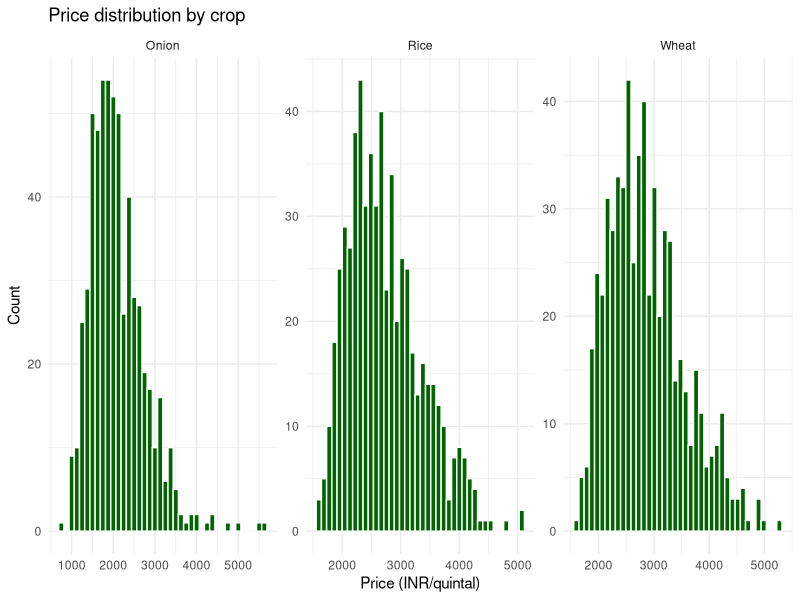
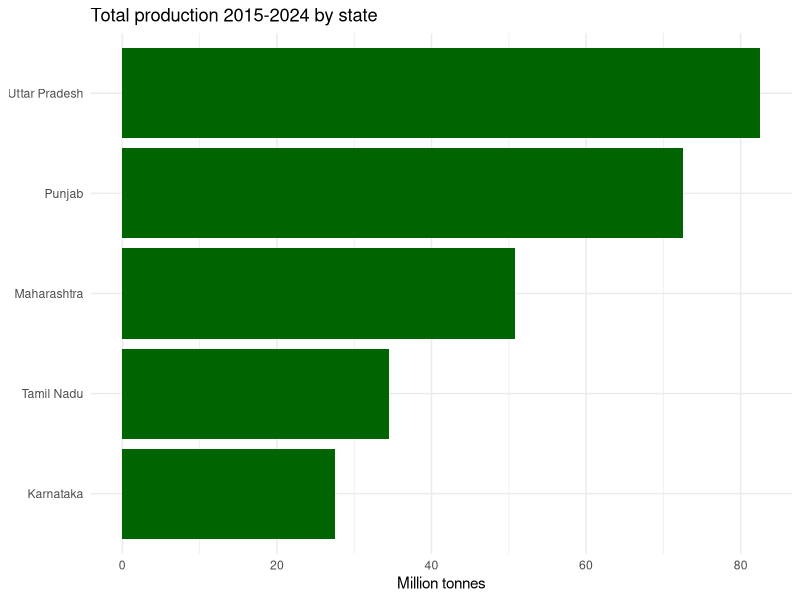
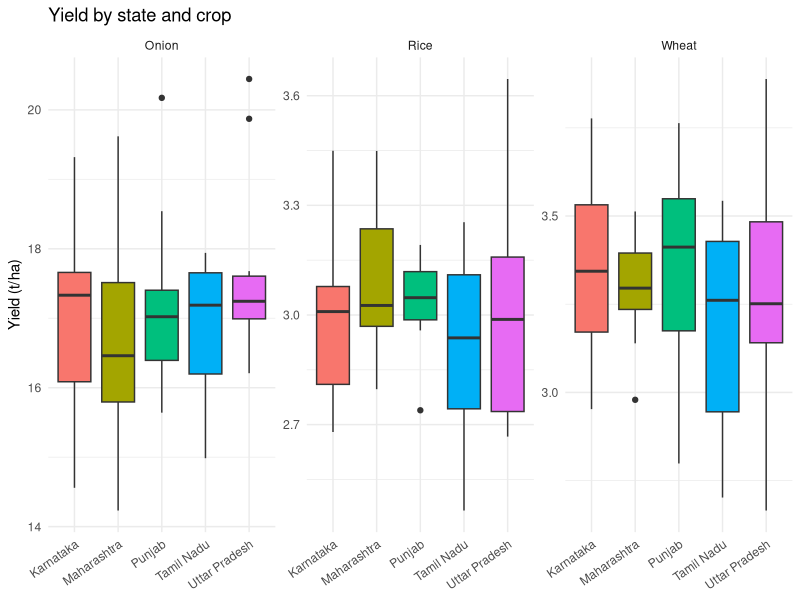
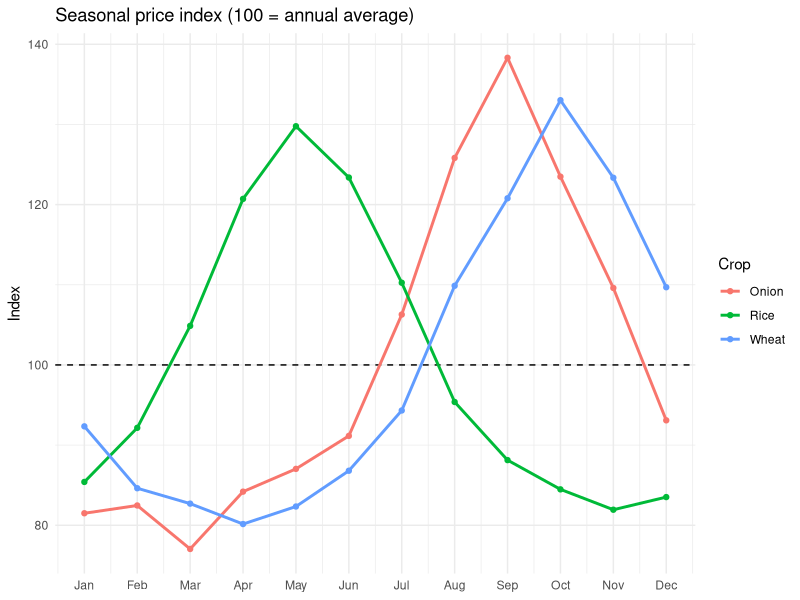
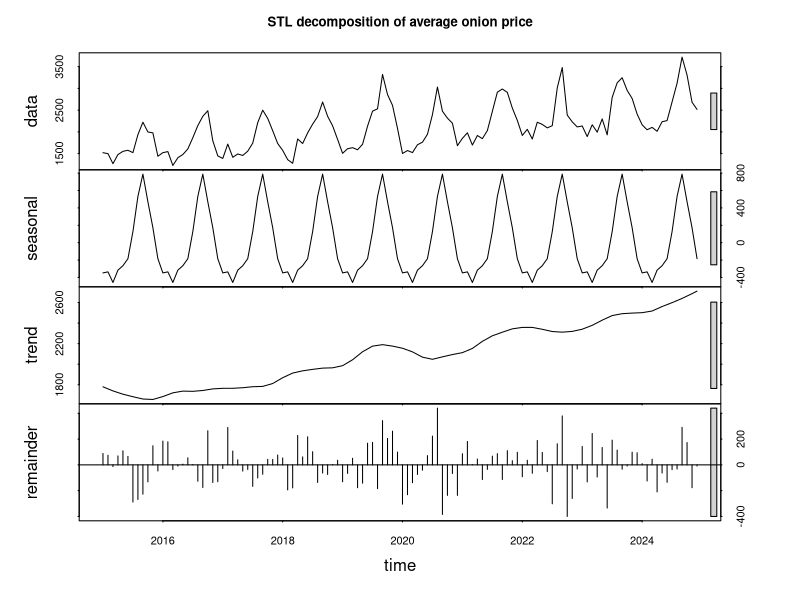
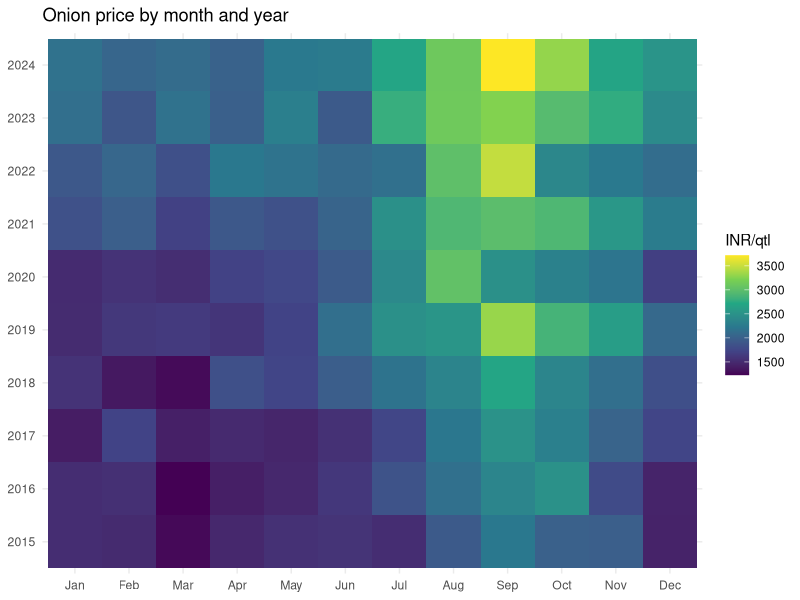
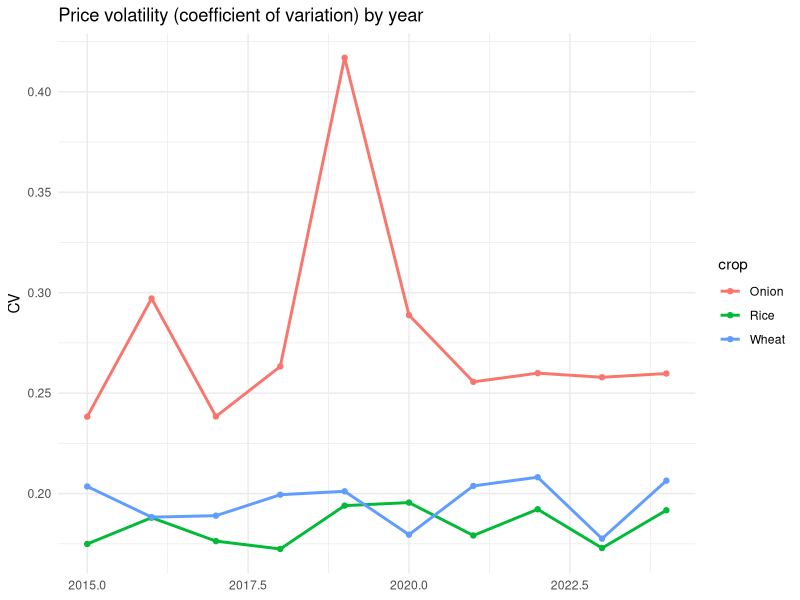
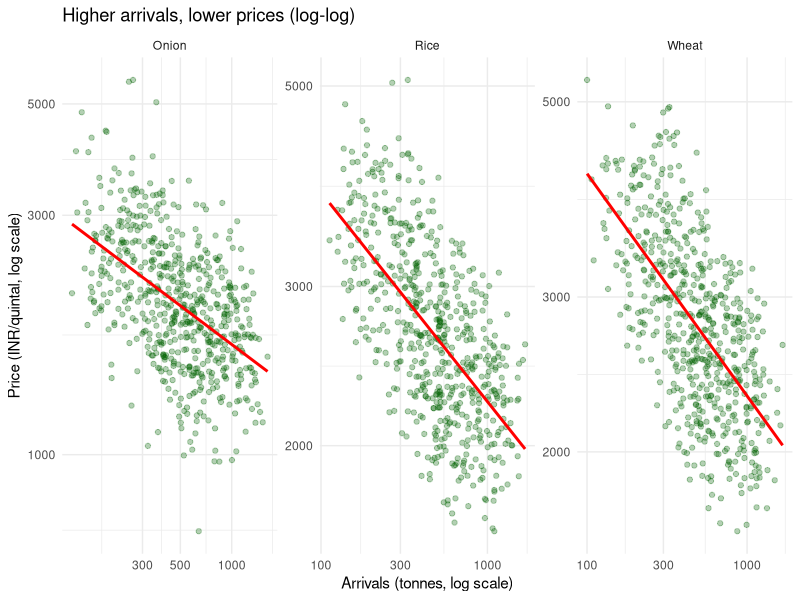

R code for these plots, in order:
## ---- chunk 1
knitr::opts_chunk$set(echo = TRUE, message = FALSE, warning = FALSE)
## ---- chunk 2
library(tidyverse)    # dplyr, ggplot2, tidyr, ...
library(lubridate)    # dates

set.seed(2026)        # fixed seed so the simulated data is reproducible
## ---- chunk 3
tibble(production_t = c(1200, 1500), area_ha = c(300, 320)) %>%
  mutate(yield_t_ha = round(production_t / area_ha, 2))

first <- 1000; last <- 1500; n_years <- 5
round((last / first)^(1 / n_years) - 1, 4)        # CAGR = 8.45 percent per year

x <- c(1800, 2100, 2500, 1900)
round(sd(x) / mean(x), 3)                         # coefficient of variation
## ---- chunk 4
states <- c("Tamil Nadu", "Punjab", "Maharashtra", "Uttar Pradesh", "Karnataka")
crops  <- c("Rice", "Wheat", "Onion")

# Weather is generated once per state and month (all crops in a state share the same weather)
dates <- seq(as.Date("2015-01-01"), by = "month", length.out = 120)

weather <- expand_grid(state = states, date = dates) %>%
  mutate(
    month = as.integer(format(date, "%m")),
    rainfall_mm = pmax(0, 100 + 90 * sin((month - 3) / 12 * 2 * pi) + rnorm(n(), 0, 35)),
    temp_c      = 27 + 5 * sin((month - 4) / 12 * 2 * pi) + rnorm(n(), 0, 1)
  ) %>%
  select(state, date, rainfall_mm, temp_c)

# Fertilizer cost index is national, so it is also generated once per month
fert <- tibble(date = dates) %>%
  mutate(t = (as.integer(format(date, "%Y")) - 2015) + as.integer(format(date, "%m")) / 12,
         fert_index = 100 * 1.05^t * exp(rnorm(n(), 0, 0.03))) %>%
  select(date, fert_index)

agri_raw <- expand_grid(state = states, crop = crops, date = dates) %>%
  left_join(weather, by = c("state", "date")) %>%
  left_join(fert, by = "date") %>%
  mutate(
    year  = as.integer(format(date, "%Y")),
    month = as.integer(format(date, "%m")),
    t     = (year - 2015) + month / 12,
    peak  = case_when(crop == "Rice" ~ 11, crop == "Wheat" ~ 4, TRUE ~ 3),
    scale = case_when(state == "Punjab" ~ 1.6, state == "Uttar Pradesh" ~ 1.4,
                      state == "Maharashtra" ~ 1.1, state == "Tamil Nadu" ~ 0.8, TRUE ~ 0.7),
    arrivals_t = scale * 500 * (1 + 0.6 * cos((month - peak) / 12 * 2 * pi)) * exp(rnorm(n(), 0, 0.15)),
    base  = case_when(crop == "Rice" ~ 2000, crop == "Wheat" ~ 2100, TRUE ~ 1500),
    vol   = ifelse(crop == "Onion", 0.18, 0.06),
    price_inr_qtl = base * 1.05^t * (arrivals_t / (scale * 500))^-0.35 * exp(rnorm(n(), 0, vol))
  ) %>%
  select(state, crop, date, year, month, rainfall_mm, temp_c, fert_index, arrivals_t, price_inr_qtl)

# Annual production table
rain_year <- weather %>%
  mutate(year = as.integer(format(date, "%Y"))) %>%
  group_by(state, year) %>%
  summarise(rain_year = sum(rainfall_mm), .groups = "drop")

production <- expand_grid(state = states, crop = crops, year = 2015:2024) %>%
  left_join(rain_year, by = c("state", "year")) %>%
  mutate(
    area_ha = round(case_when(state == "Punjab" ~ 300000, state == "Uttar Pradesh" ~ 350000,
                              state == "Maharashtra" ~ 220000, state == "Tamil Nadu" ~ 150000,
                              TRUE ~ 120000) * runif(n(), 0.85, 1.15)),
    base_yield = case_when(crop == "Rice" ~ 2.8, crop == "Wheat" ~ 3.1, TRUE ~ 16),
    yield_tha  = base_yield * (1 + 0.015 * (year - 2015)) *
                 (1 + 0.0004 * (rain_year - mean(rain_year))) * exp(rnorm(n(), 0, 0.05)),
    production_t = area_ha * yield_tha
  ) %>%
  select(-base_yield)

# Inject typical problems
N <- nrow(agri_raw)
bad <- sample(N, 12)
agri_raw$price_inr_qtl[bad] <- agri_raw$price_inr_qtl[bad] * 100                      # unit errors
agri_raw$price_inr_qtl[sample(setdiff(1:N, bad), 25)] <- NA                           # missing prices
agri_raw$arrivals_t[sample(1:N, 40)] <- NA                                            # missing arrivals
spike <- agri_raw$crop == "Onion" & agri_raw$state == "Maharashtra" &
         agri_raw$year == 2019 & agri_raw$month %in% 9:11
agri_raw$price_inr_qtl[spike] <- agri_raw$price_inr_qtl[spike] * 2.2                  # genuine flood shock
## ---- chunk 5
dim(agri_raw)
glimpse(agri_raw)
colSums(is.na(agri_raw))                       # missing values per column
summary(agri_raw$price_inr_qtl)                # the maximum is far too high: unit errors
## ---- chunk 6
agri <- agri_raw %>%
  group_by(crop) %>%
  mutate(unit_error = !is.na(price_inr_qtl) & price_inr_qtl > 20 * median(price_inr_qtl, na.rm = TRUE)) %>%
  ungroup() %>%
  mutate(price_inr_qtl = ifelse(unit_error, price_inr_qtl / 100, price_inr_qtl)) %>%
  group_by(state, crop, month) %>%
  mutate(price_inr_qtl = ifelse(is.na(price_inr_qtl), median(price_inr_qtl, na.rm = TRUE), price_inr_qtl),
         arrivals_t    = ifelse(is.na(arrivals_t),    median(arrivals_t,    na.rm = TRUE), arrivals_t)) %>%
  ungroup()

c(unit_errors_fixed = sum(agri$unit_error), missing_left = sum(is.na(agri$price_inr_qtl)))
## ---- chunk 7
agri %>%
  group_by(crop) %>%
  summarise(mean = mean(price_inr_qtl), median = median(price_inr_qtl),
            sd = sd(price_inr_qtl), cv = sd / mean,
            min = min(price_inr_qtl), max = max(price_inr_qtl)) %>%
  mutate(across(where(is.numeric), ~ round(., 2)))
## ---- chunk 8
ggplot(agri, aes(price_inr_qtl)) +
  geom_histogram(bins = 40, fill = "darkgreen", colour = "white") +
  facet_wrap(~ crop, scales = "free") +
  labs(title = "Price distribution by crop", x = "Price (INR/quintal)", y = "Count") +
  theme_minimal()
## ---- chunk 9
regional <- production %>%
  group_by(state) %>%
  summarise(production_t = sum(production_t), .groups = "drop") %>%
  mutate(share_pct = round(100 * production_t / sum(production_t), 1)) %>%
  arrange(desc(production_t))
regional

ggplot(regional, aes(reorder(state, production_t), production_t / 1e6)) +
  geom_col(fill = "darkgreen") + coord_flip() +
  labs(title = "Total production 2015-2024 by state", x = NULL, y = "Million tonnes") +
  theme_minimal()
## ---- chunk 10
ggplot(production, aes(state, yield_tha, fill = state)) +
  geom_boxplot(show.legend = FALSE) +
  facet_wrap(~ crop, scales = "free_y") +
  labs(title = "Yield by state and crop", x = NULL, y = "Yield (t/ha)") +
  theme_minimal() +
  theme(axis.text.x = element_text(angle = 35, hjust = 1))
## ---- chunk 11
seasonal <- agri %>%
  group_by(crop, month) %>%
  summarise(avg = mean(price_inr_qtl), .groups = "drop") %>%
  group_by(crop) %>%
  mutate(seasonal_index = 100 * avg / mean(avg)) %>%
  ungroup()

ggplot(seasonal, aes(month, seasonal_index, colour = crop)) +
  geom_hline(yintercept = 100, linetype = "dashed") +
  geom_line(linewidth = 1) + geom_point() +
  scale_x_continuous(breaks = 1:12, labels = month.abb) +
  labs(title = "Seasonal price index (100 = annual average)", x = NULL, y = "Index", colour = "Crop") +
  theme_minimal()
## ---- chunk 12
onion <- agri %>% filter(crop == "Onion") %>%
  group_by(date) %>% summarise(price = mean(price_inr_qtl), .groups = "drop")

onion_ts <- ts(onion$price, start = c(2015, 1), frequency = 12)
plot(stl(onion_ts, s.window = "periodic"), main = "STL decomposition of average onion price")
## ---- chunk 13
agri %>%
  filter(crop == "Onion") %>%
  group_by(year, month) %>%
  summarise(price = mean(price_inr_qtl), .groups = "drop") %>%
  ggplot(aes(factor(month, labels = month.abb), factor(year), fill = price)) +
  geom_tile() +
  scale_fill_viridis_c() +
  labs(title = "Onion price by month and year", x = NULL, y = NULL, fill = "INR/qtl") +
  theme_minimal()
## ---- chunk 14
agri %>%
  group_by(crop, year) %>%
  summarise(cv = sd(price_inr_qtl) / mean(price_inr_qtl), .groups = "drop") %>%
  ggplot(aes(year, cv, colour = crop)) +
  geom_line(linewidth = 1) + geom_point() +
  labs(title = "Price volatility (coefficient of variation) by year", x = NULL, y = "CV") +
  theme_minimal()
## ---- chunk 15
ggplot(agri, aes(arrivals_t, price_inr_qtl)) +
  geom_point(alpha = 0.3, colour = "darkgreen") +
  geom_smooth(method = "lm", se = FALSE, colour = "red") +
  facet_wrap(~ crop, scales = "free") +
  scale_x_log10() + scale_y_log10() +
  labs(title = "Higher arrivals, lower prices (log-log)",
       x = "Arrivals (tonnes, log scale)", y = "Price (INR/quintal, log scale)") +
  theme_minimal()
## ---- chunk 16
x <- c(4.1, 4.5, 3.9, 4.8, 5.0, 4.3, 450, 4.6, 1.9)       # yields in t/ha; 450 is an error

z      <- (x - mean(x)) / sd(x)                            # classic z-score
mod_z  <- 0.6745 * (x - median(x)) / mad(x, constant = 1)  # modified z-score (median and MAD)
q      <- quantile(x, c(0.25, 0.75)); iqr <- q[2] - q[1]

tibble(yield = x,
       z_score      = round(z, 2),
       modified_z   = round(mod_z, 1),
       flag_z       = abs(z) > 3,
       flag_modz    = abs(mod_z) > 3.5,
       flag_iqr     = x < q[1] - 3 * iqr | x > q[2] + 3 * iqr)
## ---- chunk 17
anom <- agri %>%
  group_by(state, crop, month) %>%
  mutate(adj = price_inr_qtl / median(price_inr_qtl)) %>%
  group_by(state, crop) %>%
  mutate(q1 = quantile(adj, 0.25), q3 = quantile(adj, 0.75), iqr = q3 - q1,
         anomaly = adj > q3 + 1.5 * iqr | adj < q1 - 1.5 * iqr) %>%
  ungroup()

anom %>% count(crop, anomaly)

anom %>% filter(anomaly) %>% arrange(desc(adj)) %>%
  select(state, crop, date, price_inr_qtl, adj) %>% head(10)
## ---- chunk 18
anom %>%
  filter(crop == "Onion", state == "Maharashtra") %>%
  ggplot(aes(date, price_inr_qtl)) +
  geom_line(colour = "grey40") +
  geom_point(data = function(d) filter(d, anomaly), colour = "red", size = 2) +
  labs(title = "Onion prices in Maharashtra: flagged anomalies in red",
       subtitle = "The 2019 cluster is a genuine flood shock, so it is retained and labelled",
       x = NULL, y = "INR/quintal") +
  theme_minimal()
## ---- chunk 19
bind_rows(
  with_anomalies    = anom %>% filter(crop == "Onion", state == "Maharashtra") %>%
                      summarise(mean_price = mean(price_inr_qtl), sd_price = sd(price_inr_qtl)),
  without_anomalies = anom %>% filter(crop == "Onion", state == "Maharashtra", !anomaly) %>%
                      summarise(mean_price = mean(price_inr_qtl), sd_price = sd(price_inr_qtl)),
  .id = "scenario"
) %>% mutate(across(where(is.numeric), ~ round(., 1)))
## ---- chunk 20
set.seed(1)
a <- rnorm(30)
b <- a + rnorm(30, 0, 0.5)
b[30] <- 25                                        # one extreme value
c(pearson = round(cor(a, b), 2), spearman = round(cor(a, b, method = "spearman"), 2))
## ---- chunk 21
cd <- agri %>% filter(crop == "Rice") %>%
  select(price_inr_qtl, arrivals_t, rainfall_mm, temp_c, fert_index)

cm <- cor(cd, method = "spearman")
round(cm, 2)

as.data.frame(as.table(cm)) %>%
  ggplot(aes(Var1, Var2, fill = Freq)) +
  geom_tile(colour = "white") +
  geom_text(aes(label = round(Freq, 2)), size = 3) +
  scale_fill_gradient2(low = "red", mid = "white", high = "darkgreen", limits = c(-1, 1)) +
  labs(title = "Spearman correlation (Rice)", x = NULL, y = NULL, fill = "rho") +
  theme_minimal()
## ---- chunk 22
# Variance Inflation Factor in base R: VIF = 1 / (1 - R-squared of one predictor on the others)
vars <- c("arrivals_t", "rainfall_mm", "temp_c", "fert_index")
vif <- sapply(vars, function(v) {
  r2 <- summary(lm(reformulate(setdiff(vars, v), response = v), data = cd))$r.squared
  round(1 / (1 - r2), 2)
})
vif
## ---- chunk 23
set.seed(1)
tt <- 1:60
a <- 100 * 1.05^(tt / 12) * exp(rnorm(60, 0, 0.02))
b <- 50  * 1.04^(tt / 12) * exp(rnorm(60, 0, 0.02))
c(levels = round(cor(a, b), 2),
  changes = round(cor(diff(log(a)), diff(log(b))), 2))
## ---- chunk 24
set.seed(2)
sim <- tibble(group = rep(c("A", "B"), each = 20),
              x = c(rnorm(20, 2, 0.5), rnorm(20, 6, 0.5))) %>%
  mutate(y = ifelse(group == "A", 10, 20) - x + rnorm(40, 0, 0.5))

cor(sim$x, sim$y)                                   # pooled: positive
sim %>% group_by(group) %>% summarise(r = round(cor(x, y), 2))   # within groups: negative
## ---- chunk 25
ggplot(production, aes(rain_year, yield_tha)) +
  geom_point(alpha = 0.5, colour = "darkgreen") +
  geom_smooth(method = "lm", colour = "red") +
  facet_wrap(~ crop, scales = "free_y") +
  labs(title = "Yield and annual rainfall", x = "Annual rainfall (mm)", y = "Yield (t/ha)") +
  theme_minimal()

production %>% group_by(crop) %>%
  summarise(spearman_rho = round(cor(rain_year, yield_tha, method = "spearman"), 2))
## ---- chunk 26
steps <- c(
  "1. Define business questions and scope",
  "2. Collect and integrate data sources",
  "3. Profile the data (structure, ranges, missingness)",
  "4. Clean: units, labels, missing values",
  "5. Univariate analysis (distributions)",
  "6. Regional analysis (production, yield gaps)",
  "7. Seasonal and time-series analysis",
  "8. Market analysis (price, arrivals, volatility)",
  "9. Anomaly review (flag, investigate, decide)",
  "10. Correlation and multicollinearity checks",
  "11. Sensitivity checks on key findings",
  "12. Synthesise insights and recommendations",
  "13. Write the report and make it reproducible"
)
k <- length(steps)
par(mar = c(1, 0, 0, 0))
plot(NULL, xlim = c(0, 10), ylim = c(-0.5, k + 0.9), axes = FALSE, xlab = "", ylab = "")
for (i in seq_len(k)) {
  y <- k - i + 1
  rect(1, y - 0.33, 9, y + 0.33,
       col = if (i <= 4) "#DCEFD9" else "#D6E4F5",
       border = if (i <= 4) "#4C8C4A" else "#3B6EA8", lwd = 1.5)
  text(5, y, steps[i], cex = 0.85)
  if (i < k) arrows(5, y - 0.33, 5, y - 0.67, length = 0.07)
}
legend("bottom", horiz = TRUE, bty = "n", cex = 0.75,
       fill = c("#DCEFD9", "#D6E4F5"),
       legend = c("Data preparation", "Analysis and reporting"))
## ---- chunk 27
sessionInfo()   # record R and package versions used for this report
